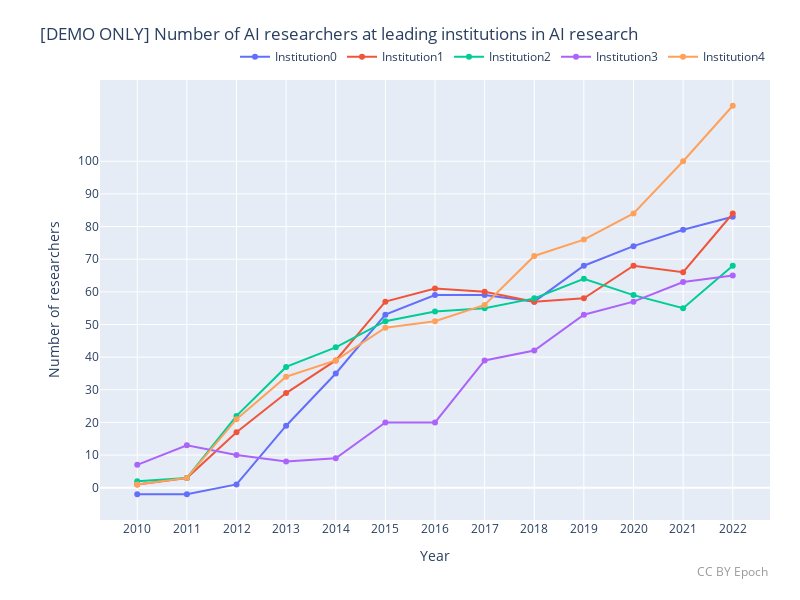

Write notebook code for a chart like this one.
### Markdown cell above
MVP goal: plot of the number of AI researchers at leading institutions in AI research (dummy example below)

### Code cell
dates = np.arange(2010, 2022 + 1)
num_institutions = 5

fig = go.Figure()
for i in range(num_institutions):
    fig.add_trace(
        go.Scatter(
            x=dates,
              y=np.cumsum(np.random.randint(-5, 20, size=13)),
                name=f"Institution{i}",
        ),
    )

## Plot layout

cost_ticks = np.arange(0, 101, 10)
cost_tick_text = [0, 10, 20, 30, 40, 50, 60, 70, 80, 90, 100]

set_default_fig_layout(fig, dates, dates, cost_ticks, cost_tick_text)

fig.update_layout(
    title='[DEMO ONLY] Number of AI researchers at leading institutions in AI research',
    xaxis_title='Year',
    yaxis_title='Number of researchers',
)

## Save plot
# fig.write_image(result_file_location + 'demo.png', scale=2)

## Show plot
fig.show()

### Figure 1 — Plotly figure (JSON) as saved in the notebook; plotly's stock layout.template omitted (floating-point values rounded to 4 significant figures)
{"data": [{"name": "Institution0", "type": "scatter", "x": [2010, 2011, 2012, 2013, 2014, 2015, 2016, 2017, 2018, 2019, 2020, 2021, 2022], "y": [-2, -2, 1, 19, 35, 53, 59, 59, 57, 68, 74, 79, 83]}, {"name": "Institution1", "type": "scatter", "x": [2010, 2011, 2012, 2013, 2014, 2015, 2016, 2017, 2018, 2019, 2020, 2021, 2022], "y": [1, 3, 17, 29, 39, 57, 61, 60, 57, 58, 68, 66, 84]}, {"name": "Institution2", "type": "scatter", "x": [2010, 2011, 2012, 2013, 2014, 2015, 2016, 2017, 2018, 2019, 2020, 2021, 2022], "y": [2, 3, 22, 37, 43, 51, 54, 55, 58, 64, 59, 55, 68]}, {"name": "Institution3", "type": "scatter", "x": [2010, 2011, 2012, 2013, 2014, 2015, 2016, 2017, 2018, 2019, 2020, 2021, 2022], "y": [7, 13, 10, 8, 9, 20, 20, 39, 42, 53, 57, 63, 65]}, {"name": "Institution4", "type": "scatter", "x": [2010, 2011, 2012, 2013, 2014, 2015, 2016, 2017, 2018, 2019, 2020, 2021, 2022], "y": [1, 3, 21, 34, 39, 49, 51, 56, 71, 76, 84, 100, 117]}], "layout": {"annotations": [{"font": {"color": "#999999", "size": 12}, "showarrow": false, "text": "CC BY Epoch", "x": 1, "xref": "paper", "y": -0.14, "yref": "paper"}], "autosize": false, "height": 600, "legend": {"orientation": "h", "x": 1, "xanchor": "right", "y": 1.02, "yanchor": "bottom"}, "margin": {"b": 80, "l": 100, "r": 30, "t": 80}, "title": {"text": "[DEMO ONLY] Number of AI researchers at leading institutions in AI research"}, "width": 800, "xaxis": {"tickmode": "array", "ticktext": [2010, 2011, 2012, 2013, 2014, 2015, 2016, 2017, 2018, 2019, 2020, 2021, 2022], "tickvals": [2010, 2011, 2012, 2013, 2014, 2015, 2016, 2017, 2018, 2019, 2020, 2021, 2022], "title": {"text": "Year"}}, "yaxis": {"tickmode": "array", "ticktext": [0, 10, 20, 30, 40, 50, 60, 70, 80, 90, 100], "tickvals": [0, 10, 20, 30, 40, 50, 60, 70, 80, 90, 100], "title": {"text": "Number of researchers"}}}}
